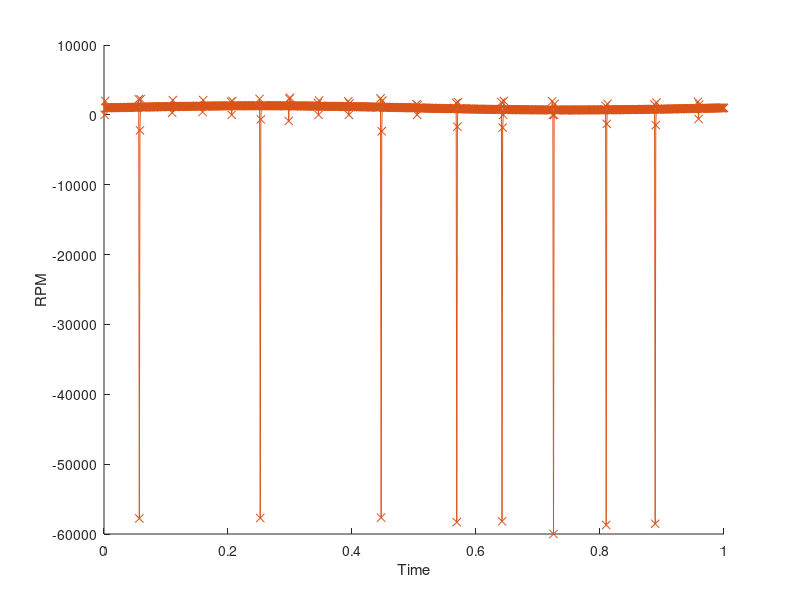
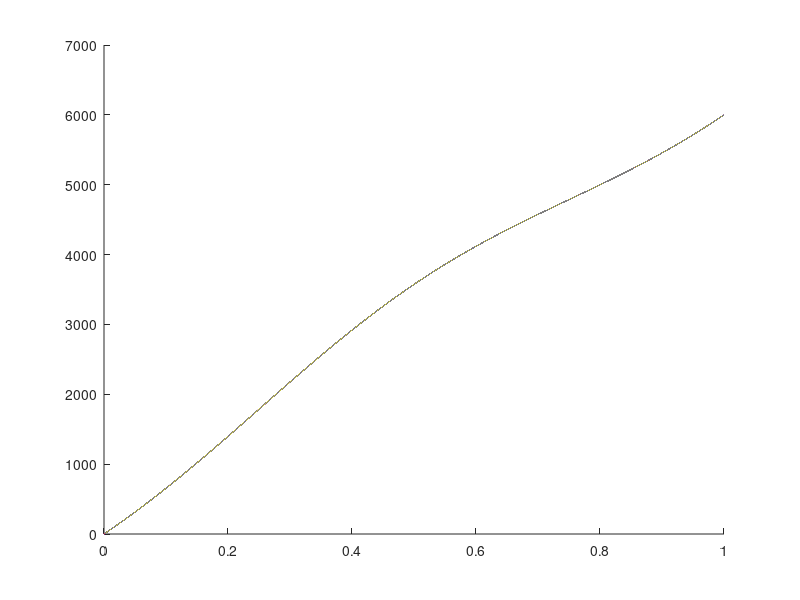

Source code (MATLAB) for these figures, in order:
clear
clc

potMtrCntsPrev = 0;
potMtrCnts = 0;
mtrPos = 0;
realMrPos = 0;
realMrPosPrev = 0;

realMrrate = 0;

sampledMtrPos = 0;
wrapOffset = 0;
diffCounts = 0;

diff_cnts = 0;

meas_spd =0;
countIdx = 1;

deadzone_hard = 5; % deg2
deadzone_soft_p = 360 - deadzone_hard - deadzone_hard/2; %deg
deadzone_soft_n = deadzone_hard + deadzone_hard/2; %deg




dt_sim = 1/100000;
dt_cntrl = 1/1000;
t = [0:dt_sim:1];

tao = 0;
alpha = dt_cntrl/(tao + dt_cntrl);



mtrSpeed_rpm = 300*sin(2*pi*1*t)+1000;
mtrSpeed_rps = mtrSpeed_rpm/60;
mtrSpeed_dps = mtrSpeed_rps *360;
mtrSpeed_cps = mtrSpeed_rps*1023;

WRAP_THRESHOLD = 100;


numSectors = 12;
sizeSector = ceil(1023/12);
prevSector = 0;
curSector = 0;
secVect = [0:numSectors-1];
predSector = 0;

deadzoneEN = 1;
wrapEn     = 1;

max_RPM_sat = 10000000;

for ii = 1:length(t)
  mtrPos = mtrPos + mtrSpeed_cps(ii)*dt_sim;
  
  
  realMrPos = realMrPos + mtrSpeed_dps(ii)*dt_sim;
  
  realMrrate(ii) = (realMrPos - realMrPosPrev)/(dt_sim);
  realMrPosPrev = realMrPos;
  
  realMrPos_deg(ii) = realMrPos;
  realMtrPos_cnts(ii) = mtrPos;
  
  if (mod(ii,dt_cntrl/dt_sim) == 0)
    

      mtrDir = sign(mtrSpeed_cps(ii));
  
    
    
    % Deadzone
    if (deadzoneEN)
      deadzoneCalc = mod(realMrPos,360);
      if (((360 -deadzone_hard/2) < deadzoneCalc ) || (deadzoneCalc < deadzone_hard/2))
         sampledMtrPos = randi([0 1023]);
##         sampledMtrPos = 0;
      elseif (deadzoneCalc > deadzone_soft_p)
        sampledMtrPos = 1023;
      elseif(deadzoneCalc < deadzone_soft_n)
      % do neg
      sampledMtrPos = 0;
      else
        sampledMtrPos = mod(floor(mtrPos),1023) ;
      end
      
    else
      sampledMtrPos = mod(floor(mtrPos),1023) ;
    end
    
    potMtrCnts = sampledMtrPos;   
    
    
    
    if (wrapEn )
      curSector = floor(sampledMtrPos / sizeSector);
    
         
      if( curSector == 0 && prevSector == 11)
          wrapOffset = 1023 - potMtrCntsPrev;
          diffCounts = (potMtrCnts + wrapOffset);
        
      elseif( curSector == 0 && prevSector == 11)
          wrapOffset = 1023 - potMtrCnts;
          diffCounts = -(wrapOffset + potMtrCntsPrev);
        
      else
          
      
        predSector = mod(prevSector + 1,12);
        if ( !((curSector == predSector)  || (curSector == prevSector)))
           sampledMtrPos = mod(potMtrCntsPrev + mtrDir*mean(diff_cnts(end:end)),1023); % diffCounts,1023);
        end

          curSector = floor(sampledMtrPos / sizeSector);
          tempDiff = sampledMtrPos - potMtrCntsPrev;  
          
          diffCounts = tempDiff;
        
       end
      
      else
        
             
        tempDiff = sampledMtrPos - potMtrCntsPrev;  
        
        diffCounts = tempDiff;
        
      
      end
      
      

%      if ( (mtrDir*(curSector - prevSector) > 1)  || (mtrDir*(curSector - prevSector) < 0))
%##          disp('wrapped')
%##          disp(diffCounts)
%         sampledMtrPos = mod(potMtrCntsPrev + mtrDir*mean(diff_cnts(end:end)),1023); % diffCounts,1023);
%      end


       
    
         
   % sampledMtrPos = potMtrCntsPrev + alpha*(sampledMtrPos - potMtrCntsPrev);

    
       

    %/*  Wrap finder */
%      if (tempDiff > WRAP_THRESHOLD)
%        % forward Wrap, 800 - 100 = 700 > 200
%        wrapOffset = 1023 - potMtrCnts;
%        diffCounts = -(wrapOffset + potMtrCntsPrev);
%      
%      elseif(tempDiff < -WRAP_THRESHOLD)
%        % Backwards, 60 - 900 = -840 < 200
%        wrapOffset = 1023 - potMtrCntsPrev;
%        diffCounts = (potMtrCnts + wrapOffset);
%      
%      else
      % no motion
%      wrapOffset = 0;
%      diffCounts = tempDiff;
%    end
    
    meas_predSect(countIdx)= predSector;
    meas_dir(countIdx)  = mtrDir;
    meas_sct(countIdx) = curSector;
    meas_cnt(countIdx) = sampledMtrPos; 
    diff_cnts(countIdx) = diffCounts;
    meas_spd(countIdx) = diffCounts*(60/1023)/(dt_cntrl);
    meas_spd(countIdx) = min(meas_spd(countIdx),max_RPM_sat);
    meas_spd(countIdx) = max(meas_spd(countIdx),-max_RPM_sat);
    real_spd(countIdx)  = mtrSpeed_rpm(ii);
    meas_time(countIdx) = t(ii); 
    
    
    
%    if ( (meas_, spd(countIdx) < 0)  ||   (meas_spd(countIdx) > 4000))
if ( diffCounts < 0)
      disp('break')
    end
    
    
    potMtrCntsPrev = sampledMtrPos;
    
    
    prevSector = curSector;
    countIdx = countIdx+1;
  end
  
  
end

% meas_spd(2) = mtrSpeed_rpm(2);

figure(1),clf
hold all
##plot(t,realMrrate)
plot(t, mtrSpeed_rpm)
plot(meas_time, meas_spd,'-x')

xlabel('Time')
ylabel('RPM')


figure(2),clf
hold all
plot(t, realMtrPos_cnts*360/1023)
plot(t, realMrPos_deg)
